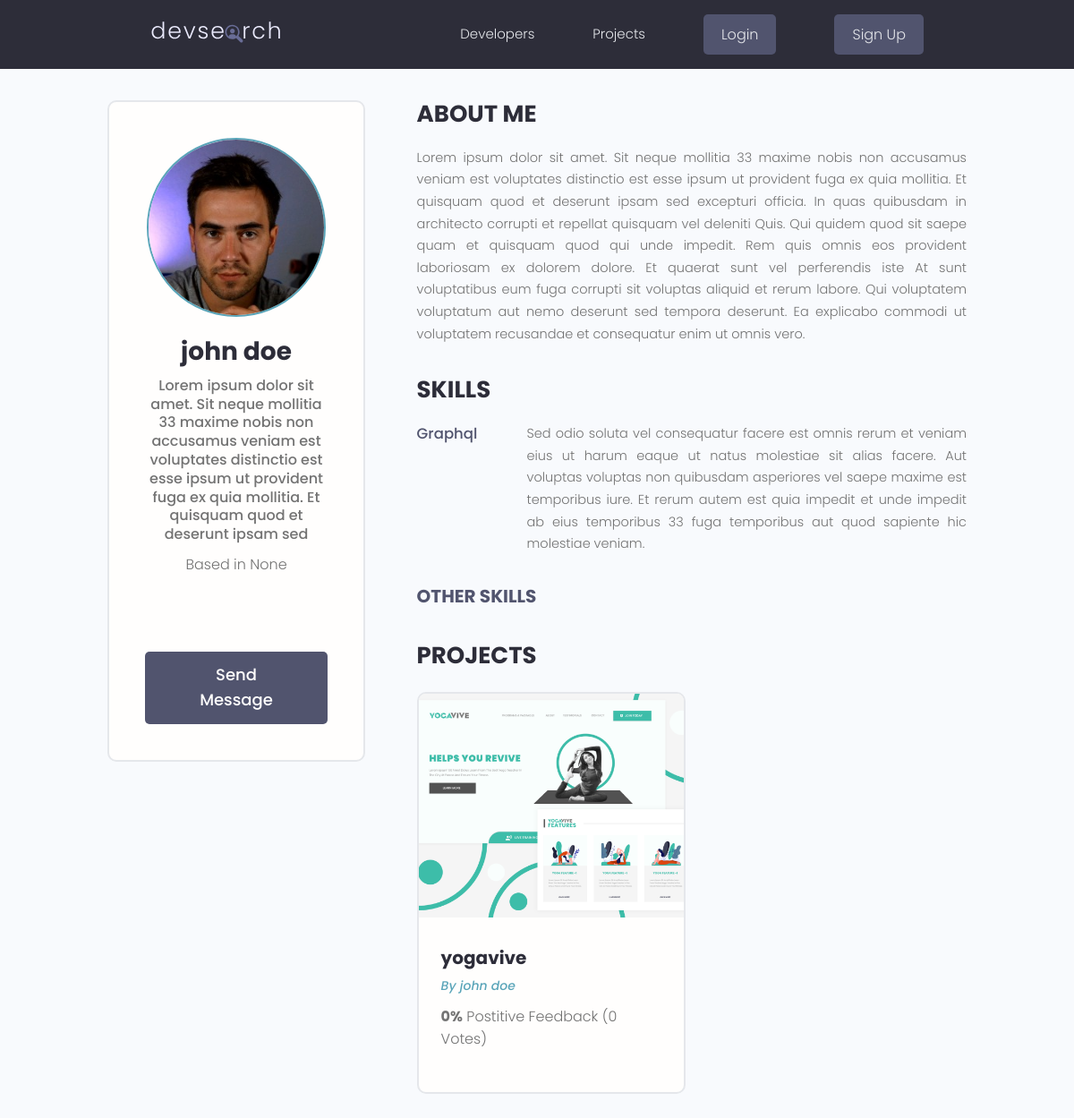
Before: /profile/1e8e0196-5b1d-42da-9db8-a0c894650fec/ with the older database file.
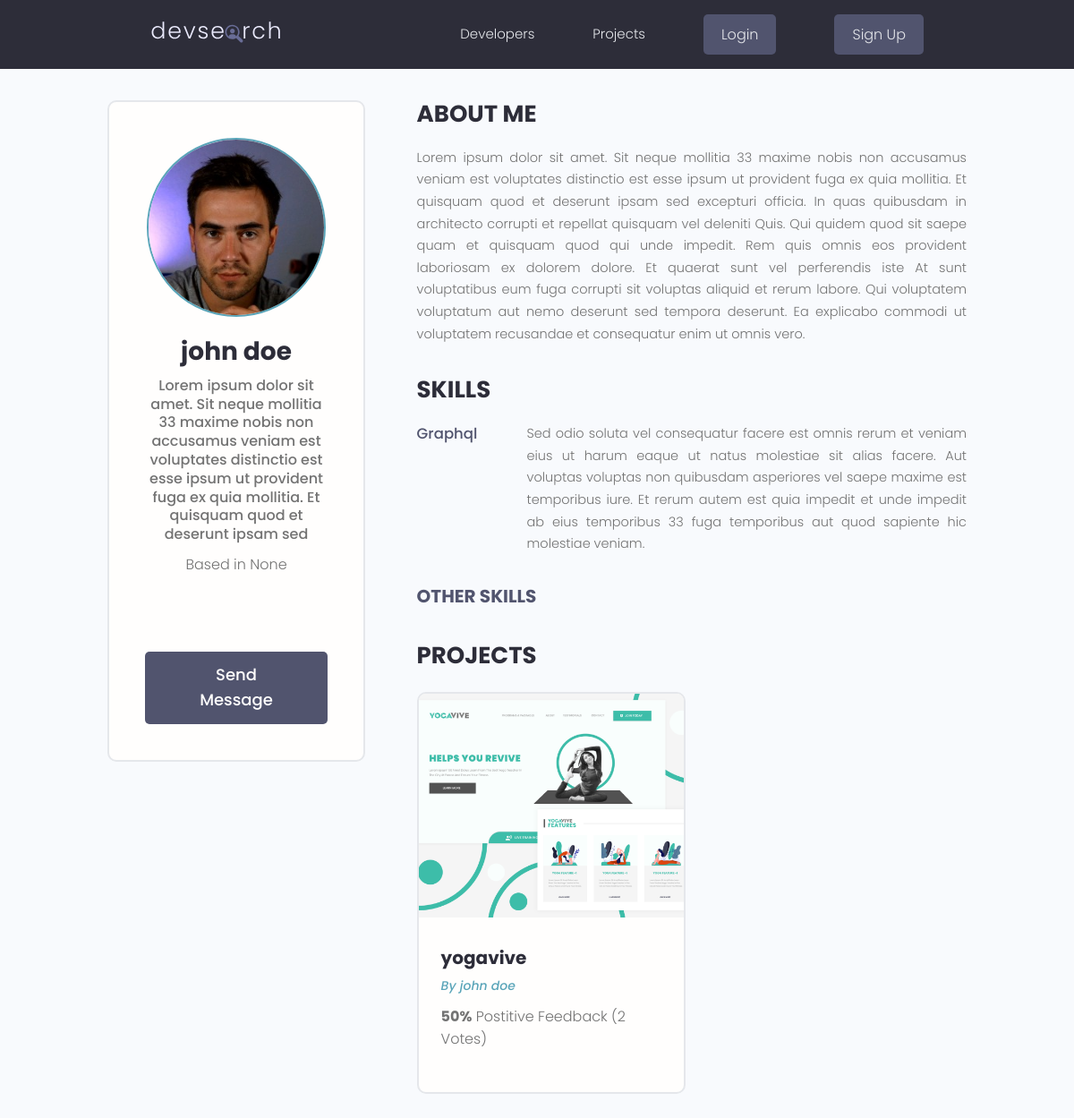
After: the same page with the newer database file.
### projects/models.py (models this page shows, shortened)
class Project(models.Model):
    id = models.UUIDField(default=uuid.uuid4, unique=True, primary_key=True, editable=False)
    owner = models.ForeignKey(
        Profile, on_delete=models.CASCADE, related_name='projects')
    title = models.CharField(max_length=200)
    description = models.TextField(null=True, blank=True)
    featured_image = models.ImageField(
        null=True, blank=True, default="default.jpg")
    demo_link = models.CharField(max_length=2000, null=True, blank=True)
    source_link = models.CharField(max_length=2000, null=True, blank=True)
    tags = models.ManyToManyField('Tag', blank=True)
    vote_total = models.IntegerField(default=0, null=True, blank=True)
    vote_ratio = models.IntegerField(default=0, null=True, blank=True)
    created = models.DateTimeField(auto_now_add=True)
    class Meta:
        ordering = ['-vote_ratio', '-vote_total', 'title']

### users/models.py (models this page shows, shortened)
class Profile(models.Model):
    id = models.UUIDField(default=uuid.uuid4, unique=True, primary_key=True, editable=False)
    user = models.OneToOneField(User, on_delete=models.CASCADE)
    name = models.CharField(max_length=200)
    email = models.EmailField(max_length=500)
    username = models.CharField(max_length=200)
    location = models.CharField(max_length=200, blank=True, null=True)
    short_intro = models.CharField(max_length=200, blank=True, null=True)
    bio = models.TextField(blank=True, null=True)
    profile_image = models.ImageField(null=True, blank=True, upload_to='profiles/', default="profiles/user-default.png")
    social_github = models.CharField(max_length=200, blank=True, null=True)
    social_twitter = models.CharField(max_length=200, blank=True, null=True)
    social_linkedin = models.CharField(max_length=200, blank=True, null=True)
    social_youtube = models.CharField(max_length=200, blank=True, null=True)
    social_website = models.CharField(max_length=200, blank=True, null=True)
    created = models.DateTimeField(auto_now_add=True)

### users/views.py (the view)
# urls.py: path('profile/<str:pk>/', views.user_profile, name="user-profile"),
def user_profile(request, pk):
    profile = Profile.objects.get(pk=pk)
    other_skills = profile.skill_set.filter(description = "") # Get all skills that have no description
    top_skills = profile.skill_set.exclude(description__exact="") # Get all skills that have a description
    return render(request, 'users/user-profile.html', {"profile": profile, "other_skills": other_skills, "top_skills": top_skills})

### users/templates/users/user-profile.html (shortened to what this page needs)
{% extends 'base.html' %}
{% block content %}
<main class="profile my-md">
    <div class="container">
        <div class="layout">
            <div class="column column--1of3">
                <div class="card text-center">
                    <div class="card__body dev">
                        <img class="avatar avatar--xl" src="{{ profile.profile_image.url }}" />
                        <h2 class="dev__name">{{profile.name}}</h2>
                        <p class="dev__title">{{profile.short_intro}}</p>
                        <p class="dev__location">Based in {{profile.location}}</p>
                        <ul class="dev__social">
                        </ul>
                        {% if request.user.profile.id != profile.id %}
                            <a href="" class="btn btn--sub btn--lg">Send Message </a>
                        {% endif %}
                    </div>
                </div>
            </div>
            <div class="column column--2of3">
                <div class="devInfo">
                    <h3 class="devInfo__title">About Me</h3>
                    <p class="devInfo__about">{{profile.bio}}</p>
                </div>
                <div class="devInfo">
                    <h3 class="devInfo__title">Skills</h3>
                    <div class="devInfo__skills">
                        {% for skill in top_skills %}
                        <div class="devSkill">
                            <h4 class="devSkill__title">{{skill.name}}</h4>
                            <p class="devSkill__info">{{skill.description}}</p>
                        </div>
                        {% endfor %}
                        <h3 class="devInfo__subtitle">Other Skills</h3>
                    </div>
                </div>
                <div class="devInfo">
                    <h3 class="devInfo__title">Projects</h3>
                    <div class="grid grid--two">
                        {% for project in profile.projects.all %}
                        <div class="column">
                            <div class="card project">
                                <a href="{% url 'project' project.id %}" class="project">
                                    <img class="project__thumbnail" src="{{project.featured_image.url}}"
                                        alt="project thumbnail" />
                                    <div class="card__body">
                                        <h3 class="project__title">{{project.title}}</h3>
                                        <p><a class="project__author"
                                                href="{% url 'user-profile' project.owner.id %}">By
                                                {{project.owner.name}}</a>
                                        </p>
                                        <p class="project--rating">
                                            <span style="font-weight: bold;">{{project.vote_ratio}}%</span> Postitive
                                            Feedback ({{project.vote_total}} Vote{{project.vote_total|pluralize:"s"}})
                                        </p>
                                    </div>
                                </a>
                            </div>
                        </div>
                        {% endfor %}
                    </div>
                </div>
            </div>
        </div>
    </div>
</main>
{% endblock content %}

Changed rows visible on the page:
changed Project "yogavive": vote_ratio "0" → "50"; vote_total "0" → "2"
